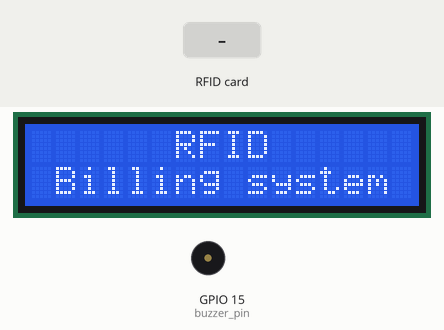
Bench run of a sketch on a simulated ESP8266 (NodeMCU). On the bench: 16×2 character LCD, buzzer (waves = sounding, pin HIGH). The test bench sets the inputs (shaded band). WiFi joins after 1.5 s; servers stay silent unless stated; uploads are accepted with an empty reply; what the sketch prints to the serial monitor is not drawn.

Above: at 6.7 s.
6.8 s: RFID card 5E 7A 19 C4 held to the reader
At 7.8 s:
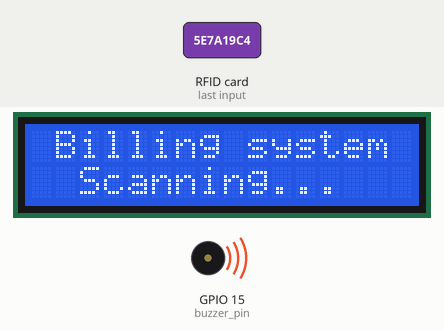
At 9.2 s:
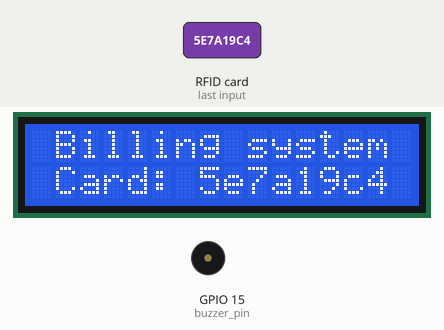
Timing chart, 0 to 14.1 s (numbered marks = the images above; inputs shaded):
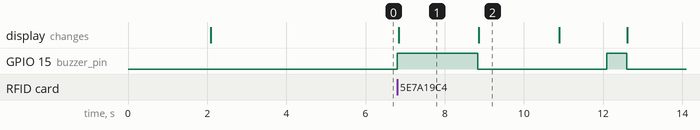

The sketch:

VTE9731.ino
```cpp
#include "Communication.h"

void setup() {
  Serial.begin(9600);
  lcd.init();
  lcd.backlight();
  lcdPrint("Welcome", ""); delay(1000);
  lcdPrint("RFID", "Billing system"); delay(1000);
  initializeWIFI();
}

void loop() {
  card_number = getCardNumber();
  while(card_number == "") card_number = getCardNumber();

  lcdPrint("Billing system", "Processing...");
  json_object["card_no"] = card_number;
  String payload = JSON.stringify(json_object);
  String response = postRequest(payload);

  digitalWrite(buzzer_pin, HIGH); delay(500);
  digitalWrite(buzzer_pin, LOW);
  lcdPrint(response, "..."); delay(1000);
}
```

Communication.h
```cpp
#include "Arduino.h"
#include "Display.h"
#include <SPI.h>
#include <MFRC522.h>
#include <ESP8266WiFi.h>
#include <ESP8266HTTPClient.h>
#include <Arduino_JSON.h>
#include <SoftwareSerial.h>
#define SS_PIN 16
#define RST_PIN 2

JSONVar json_object;
MFRC522 mfrc522(SS_PIN, RST_PIN);

const char* ssid = "Civilian Teachers SKUA";
const char* password = "civilian1234";
const char* serverUrl = "http://64.23.247.79";


// Definition of pin connections
uint8_t buzzer_pin = 15;

// Decralation of usefull variable
String card_number;
String http_response = "";
int httpResponseCode;

void initializeWIFI() {
  pinMode(buzzer_pin, OUTPUT);
  WiFi.begin(ssid, password);
  Serial.print("Connecting to Wi-Fi");
  while (WiFi.status() != WL_CONNECTED) {
    delay(500);
    Serial.print(".");
  }
  Serial.println("Connected to Wi-Fi");
}

// Method to post request to the web server
String postRequest(String payload) {
  WiFiClient client;
  HTTPClient http;
  http.begin(client, serverUrl);

  http.addHeader("Content-Type", "application/json");
  httpResponseCode = http.POST(payload);
  http_response = http.getString();
  http.end();

  Serial.println("HTTP Response code: " + String(httpResponseCode));
  Serial.println("HTTP Response string: " + String(http_response));

  json_object = JSON.parse(http_response);

  if ((bool)json_object["success"]) return "Success";
  else return "Fail";
}

// Method to read card number
String getCardNumber(){
  // Check if a new card is present
  if (mfrc522.PICC_IsNewCardPresent() && mfrc522.PICC_ReadCardSerial()){
    digitalWrite(buzzer_pin, HIGH);
    lcdPrint("Billing system", "Scanning...");
    // Get the card number
    card_number = "";
    for (byte i = 0; i < mfrc522.uid.size; i++) {
      card_number += String(mfrc522.uid.uidByte[i], HEX);
    }
    Serial.println("Card Number: " + card_number);

    // Halt PICC and stop reading
    mfrc522.PICC_HaltA();
    mfrc522.PCD_StopCrypto1();

    delay(1000);
    digitalWrite(buzzer_pin, LOW);
    lcdPrint("Billing system", "Card: " + card_number);
    delay(1000);

    return card_number;
  } return "";
}
```

Display.h
```cpp
#include <LiquidCrystal_I2C.h>
LiquidCrystal_I2C lcd(0x27, 16, 2);

// Methode to Cut String
String cutString(String str, int col) {
  return str.substring(0, col);
}

// Function to simplify the printing on LCD
void lcdPrint(String str0, String str1) {
  lcd.clear();
  const int columns = 16;
  if (str0.length() > columns) str0 = cutString(str0, columns);
  if (str1.length() > columns) str1 = cutString(str1, columns);

  int pre_space0 = int((columns - str0.length()) / 2),
      pre_space1 = int((columns - str1.length()) / 2);

  lcd.setCursor(pre_space0, 0);
  lcd.print(str0);
  lcd.setCursor(pre_space1, 1);
  lcd.print(str1);
  delay(1e3);
}
```

Measured:
- after the input at 6.8 s, GPIO 15 (buzzer_pin): LOW → HIGH at once, → LOW 2.0 s later, → HIGH 3.3 s later, → LOW 0.50 s later; the display: changes at once (image 1)
- what the display in image 1 shows lasts 2.1 s, from 6.8 s to 8.9 s
